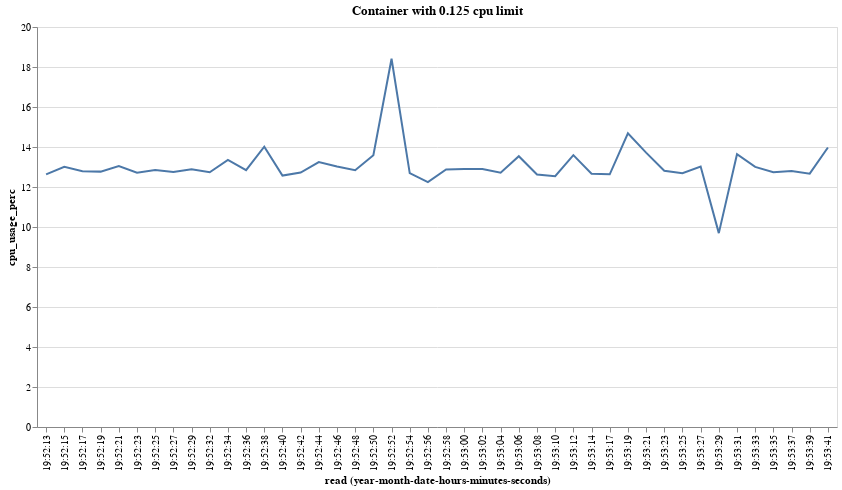

Write notebook code for a chart like this one.
### Code cell
cmd = "docker run --name stress_app --cpus 0.125 --rm progrium/stress -c 8 -t 90s".split(" ")
run_stress = subprocess.Popen(cmd, stdout=subprocess.PIPE)

session = requests_unixsocket.Session()
data = []

while run_stress.poll() != 0:
    r = session.get('http+unix://%2Fvar%2Frun%2Fdocker.sock/containers/stress_app/stats?stream=false')
    if r.status_code == 200:
        try:
            data.append(r.json())
        except:
            pass

data = [_ for _ in data if _["read"] != "0001-01-01T00:00:00Z"]
generate_chart((data, 0.125))

### Figure 1 — Vega-Lite specification as saved in the notebook (floating-point values rounded to 4 significant figures)
{"$schema": "https://vega.github.io/schema/vega-lite/v4.17.0.json", "config": {"view": {"continuousHeight": 300, "continuousWidth": 400}}, "data": {"name": "data-005a1f6a3fb6657384bb674fbd76e399"}, "datasets": {"data-005a1f6a3fb6657384bb674fbd76e399": [{"cpu_delta": 124709000, "cpu_stats.cpu_usage.total_usage": 222125000, "cpu_stats.online_cpus": 4, "cpu_stats.system_cpu_usage": 4037988270000000, "cpu_usage_perc": 12.63, "precpu_stats.cpu_usage.total_usage": 97416000, "precpu_stats.system_cpu_usage": 4037984320000000, "read": "2022-11-08T19:52:13.648515791", "system_cpu_delta": 3950000000}, {"cpu_delta": 127529000, "cpu_stats.cpu_usage.total_usage": 474184000, "cpu_stats.online_cpus": 4, "cpu_stats.system_cpu_usage": 4037996140000000, "cpu_usage_perc": 13.01, "precpu_stats.cpu_usage.total_usage": 346655000, "precpu_stats.system_cpu_usage": 4037992220000000, "read": "2022-11-08T19:52:15.672321373", "system_cpu_delta": 3920000000}, {"cpu_delta": 125992000, "cpu_stats.cpu_usage.total_usage": 734713000, "cpu_stats.online_cpus": 4, "cpu_stats.system_cpu_usage": 4038004000000000, "cpu_usage_perc": 12.79, "precpu_stats.cpu_usage.total_usage": 608721000, "precpu_stats.system_cpu_usage": 4038000060000000, "read": "2022-11-08T19:52:17.704339839", "system_cpu_delta": 3940000000}, {"cpu_delta": 124816000, "cpu_stats.cpu_usage.total_usage": 984108000, "cpu_stats.online_cpus": 4, "cpu_stats.system_cpu_usage": 4038011790000000, "cpu_usage_perc": 12.77, "precpu_stats.cpu_usage.total_usage": 859292000, "precpu_stats.system_cpu_usage": 4038007880000000, "read": "2022-11-08T19:52:19.729349537", "system_cpu_delta": 3910000000}, {"cpu_delta": 137000000, "cpu_stats.cpu_usage.total_usage": 1246640000, "cpu_stats.online_cpus": 4, "cpu_stats.system_cpu_usage": 4038019880000000, "cpu_usage_perc": 13.05, "precpu_stats.cpu_usage.total_usage": 1109640000, "precpu_stats.system_cpu_usage": 4038015680000000, "read": "2022-11-08T19:52:21.846691389", "system_cpu_delta": 4200000000}, {"cpu_delta": 126461000, "cpu_stats.cpu_usage.total_usage": 1497489000, "cpu_stats.online_cpus": 4, "cpu_stats.system_cpu_usage": 4038027710000000, "cpu_usage_perc": 12.71, "precpu_stats.cpu_usage.total_usage": 1371028000, "precpu_stats.system_cpu_usage": 4038023730000000, "read": "2022-11-08T19:52:23.882794628", "system_cpu_delta": 3980000000}, {"cpu_delta": 124985000, "cpu_stats.cpu_usage.total_usage": 1758209000, "cpu_stats.online_cpus": 4, "cpu_stats.system_cpu_usage": 4038035480000000, "cpu_usage_perc": 12.85, "precpu_stats.cpu_usage.total_usage": 1633224000, "precpu_stats.system_cpu_usage": 4038031590000000, "read": "2022-11-08T19:52:25.909210079", "system_cpu_delta": 3890000000}, {"cpu_delta": 124961000, "cpu_stats.cpu_usage.total_usage": 2010729000, "cpu_stats.online_cpus": 4, "cpu_stats.system_cpu_usage": 4038043280000000, "cpu_usage_perc": 12.75, "precpu_stats.cpu_usage.total_usage": 1885768000, "precpu_stats.system_cpu_usage": 4038039360000000, "read": "2022-11-08T19:52:27.953445473", "system_cpu_delta": 3920000000}, {"cpu_delta": 126641000, "cpu_stats.cpu_usage.total_usage": 2260530000, "cpu_stats.online_cpus": 4, "cpu_stats.system_cpu_usage": 4038051060000000, "cpu_usage_perc": 12.89, "precpu_stats.cpu_usage.total_usage": 2133889000, "precpu_stats.system_cpu_usage": 4038047130000000, "read": "2022-11-08T19:52:29.982543170", "system_cpu_delta": 3930000000}, {"cpu_delta": 127053000, "cpu_stats.cpu_usage.total_usage": 2522702000, "cpu_stats.online_cpus": 4, "cpu_stats.system_cpu_usage": 4038058970000000, "cpu_usage_perc": 12.74, "precpu_stats.cpu_usage.total_usage": 2395649000, "precpu_stats.system_cpu_usage": 4038054980000000, "read": "2022-11-08T19:52:32.046142537", "system_cpu_delta": 3990000000}, {"cpu_delta": 136229000, "cpu_stats.cpu_usage.total_usage": 2783393000, "cpu_stats.online_cpus": 4, "cpu_stats.system_cpu_usage": 4038066930000000, "cpu_usage_perc": 13.36, "precpu_stats.cpu_usage.total_usage": 2647164000, "precpu_stats.system_cpu_usage": 4038062850000000, "read": "2022-11-08T19:52:34.123498754", "system_cpu_delta": 4080000000}, {"cpu_delta": 125499000, "cpu_stats.cpu_usage.total_usage": 3034337000, "cpu_stats.online_cpus": 4, "cpu_stats.system_cpu_usage": 4038074800000000, "cpu_usage_perc": 12.84, "precpu_stats.cpu_usage.total_usage": 2908838000, "precpu_stats.system_cpu_usage": 4038070890000000, "read": "2022-11-08T19:52:36.155254383", "system_cpu_delta": 3910000000}, {"cpu_delta": 139131000, "cpu_stats.cpu_usage.total_usage": 3297091000, "cpu_stats.online_cpus": 4, "cpu_stats.system_cpu_usage": 4038082710000000, "cpu_usage_perc": 14.02, "precpu_stats.cpu_usage.total_usage": 3157960000, "precpu_stats.system_cpu_usage": 4038078740000000, "read": "2022-11-08T19:52:38.195361081", "system_cpu_delta": 3970000000}, {"cpu_delta": 123517000, "cpu_stats.cpu_usage.total_usage": 3550737000, "cpu_stats.online_cpus": 4, "cpu_stats.system_cpu_usage": 4038090530000000, "cpu_usage_perc": 12.57, "precpu_stats.cpu_usage.total_usage": 3427220000, "precpu_stats.system_cpu_usage": 4038086600000000, "read": "2022-11-08T19:52:40.212576973", "system_cpu_delta": 3930000000}, {"cpu_delta": 124024000, "cpu_stats.cpu_usage.total_usage": 3796640000, "cpu_stats.online_cpus": 4, "cpu_stats.system_cpu_usage": 4038098360000000, "cpu_usage_perc": 12.72, "precpu_stats.cpu_usage.total_usage": 3672616000, "precpu_stats.system_cpu_usage": 4038094460000000, "read": "2022-11-08T19:52:42.241823103", "system_cpu_delta": 3900000000}, {"cpu_delta": 129172000, "cpu_stats.cpu_usage.total_usage": 4063669000, "cpu_stats.online_cpus": 4, "cpu_stats.system_cpu_usage": 4038106190000000, "cpu_usage_perc": 13.25, "precpu_stats.cpu_usage.total_usage": 3934497000, "precpu_stats.system_cpu_usage": 4038102290000000, "read": "2022-11-08T19:52:44.293363477", "system_cpu_delta": 3900000000}, {"cpu_delta": 126334000, "cpu_stats.cpu_usage.total_usage": 4322809000, "cpu_stats.online_cpus": 4, "cpu_stats.system_cpu_usage": 4038114220000000, "cpu_usage_perc": 13.02, "precpu_stats.cpu_usage.total_usage": 4196475000, "precpu_stats.system_cpu_usage": 4038110340000000, "read": "2022-11-08T19:52:46.395898879", "system_cpu_delta": 3880000000}, {"cpu_delta": 126432000, "cpu_stats.cpu_usage.total_usage": 4572859000, "cpu_stats.online_cpus": 4, "cpu_stats.system_cpu_usage": 4038122050000000, "cpu_usage_perc": 12.84, "precpu_stats.cpu_usage.total_usage": 4446427000, "precpu_stats.system_cpu_usage": 4038118110000000, "read": "2022-11-08T19:52:48.424847900", "system_cpu_delta": 3940000000}, {"cpu_delta": 133498000, "cpu_stats.cpu_usage.total_usage": 4829406000, "cpu_stats.online_cpus": 4, "cpu_stats.system_cpu_usage": 4038129910000000, "cpu_usage_perc": 13.59, "precpu_stats.cpu_usage.total_usage": 4695908000, "precpu_stats.system_cpu_usage": 4038125980000000, "read": "2022-11-08T19:52:50.465247215", "system_cpu_delta": 3930000000}, {"cpu_delta": 179067000, "cpu_stats.cpu_usage.total_usage": 5138672000, "cpu_stats.online_cpus": 4, "cpu_stats.system_cpu_usage": 4038137710000000, "cpu_usage_perc": 18.41, "precpu_stats.cpu_usage.total_usage": 4959605000, "precpu_stats.system_cpu_usage": 4038133820000000, "read": "2022-11-08T19:52:52.497634579", "system_cpu_delta": 3890000000}, {"cpu_delta": 125341000, "cpu_stats.cpu_usage.total_usage": 5335185000, "cpu_stats.online_cpus": 4, "cpu_stats.system_cpu_usage": 4038145630000000, "cpu_usage_perc": 12.69, "precpu_stats.cpu_usage.total_usage": 5209844000, "precpu_stats.system_cpu_usage": 4038141680000000, "read": "2022-11-08T19:52:54.545143450", "system_cpu_delta": 3950000000}, {"cpu_delta": 123648000, "cpu_stats.cpu_usage.total_usage": 5597019000, "cpu_stats.online_cpus": 4, "cpu_stats.system_cpu_usage": 4038153770000000, "cpu_usage_perc": 12.24, "precpu_stats.cpu_usage.total_usage": 5473371000, "precpu_stats.system_cpu_usage": 4038149730000000, "read": "2022-11-08T19:52:56.650551006", "system_cpu_delta": 4040000000}, {"cpu_delta": 125520000, "cpu_stats.cpu_usage.total_usage": 5859905000, "cpu_stats.online_cpus": 4, "cpu_stats.system_cpu_usage": 4038161590000000, "cpu_usage_perc": 12.87, "precpu_stats.cpu_usage.total_usage": 5734385000, "precpu_stats.system_cpu_usage": 4038157690000000, "read": "2022-11-08T19:52:58.681782852", "system_cpu_delta": 3900000000}, {"cpu_delta": 125105000, "cpu_stats.cpu_usage.total_usage": 6108788000, "cpu_stats.online_cpus": 4, "cpu_stats.system_cpu_usage": 4038169400000000, "cpu_usage_perc": 12.9, "precpu_stats.cpu_usage.total_usage": 5983683000, "precpu_stats.system_cpu_usage": 4038165520000000, "read": "2022-11-08T19:53:00.707809908", "system_cpu_delta": 3880000000}, {"cpu_delta": 126095000, "cpu_stats.cpu_usage.total_usage": 6361109000, "cpu_stats.online_cpus": 4, "cpu_stats.system_cpu_usage": 4038177260000000, "cpu_usage_perc": 12.9, "precpu_stats.cpu_usage.total_usage": 6235014000, "precpu_stats.system_cpu_usage": 4038173350000000, "read": "2022-11-08T19:53:02.745752567", "system_cpu_delta": 3910000000}, {"cpu_delta": 124924000, "cpu_stats.cpu_usage.total_usage": 6621283000, "cpu_stats.online_cpus": 4, "cpu_stats.system_cpu_usage": 4038185170000000, "cpu_usage_perc": 12.71, "precpu_stats.cpu_usage.total_usage": 6496359000, "precpu_stats.system_cpu_usage": 4038181240000000, "read": "2022-11-08T19:53:04.778332497", "system_cpu_delta": 3930000000}, {"cpu_delta": 137776000, "cpu_stats.cpu_usage.total_usage": 6883962000, "cpu_stats.online_cpus": 4, "cpu_stats.system_cpu_usage": 4038193180000000, "cpu_usage_perc": 13.54, "precpu_stats.cpu_usage.total_usage": 6746186000, "precpu_stats.system_cpu_usage": 4038189110000000, "read": "2022-11-08T19:53:06.875380750", "system_cpu_delta": 4070000000}, {"cpu_delta": 123389000, "cpu_stats.cpu_usage.total_usage": 7135205000, "cpu_stats.online_cpus": 4, "cpu_stats.system_cpu_usage": 4038201060000000, "cpu_usage_perc": 12.62, "precpu_stats.cpu_usage.total_usage": 7011816000, "precpu_stats.system_cpu_usage": 4038197150000000, "read": "2022-11-08T19:53:08.923143695", "system_cpu_delta": 3910000000}, {"cpu_delta": 123240000, "cpu_stats.cpu_usage.total_usage": 7382896000, "cpu_stats.online_cpus": 4, "cpu_stats.system_cpu_usage": 4038208940000000, "cpu_usage_perc": 12.54, "precpu_stats.cpu_usage.total_usage": 7259656000, "precpu_stats.system_cpu_usage": 4038205010000000, "read": "2022-11-08T19:53:10.959155853", "system_cpu_delta": 3930000000}, {"cpu_delta": 131188000, "cpu_stats.cpu_usage.total_usage": 7652640000, "cpu_stats.online_cpus": 4, "cpu_stats.system_cpu_usage": 4038216710000000, "cpu_usage_perc": 13.59, "precpu_stats.cpu_usage.total_usage": 7521452000, "precpu_stats.system_cpu_usage": 4038212850000000, "read": "2022-11-08T19:53:12.973255108", "system_cpu_delta": 3860000000}, {"cpu_delta": 125402000, "cpu_stats.cpu_usage.total_usage": 7897648000, "cpu_stats.online_cpus": 4, "cpu_stats.system_cpu_usage": 4038224550000000, "cpu_usage_perc": 12.67, "precpu_stats.cpu_usage.total_usage": 7772246000, "precpu_stats.system_cpu_usage": 4038220590000000, "read": "2022-11-08T19:53:14.997100406", "system_cpu_delta": 3960000000}, {"cpu_delta": 123814000, "cpu_stats.cpu_usage.total_usage": 8148024000, "cpu_stats.online_cpus": 4, "cpu_stats.system_cpu_usage": 4038232360000000, "cpu_usage_perc": 12.63, "precpu_stats.cpu_usage.total_usage": 8024210000, "precpu_stats.system_cpu_usage": 4038228440000000, "read": "2022-11-08T19:53:17.033083909", "system_cpu_delta": 3920000000}, {"cpu_delta": 145013000, "cpu_stats.cpu_usage.total_usage": 8429468000, "cpu_stats.online_cpus": 4, "cpu_stats.system_cpu_usage": 4038240400000000, "cpu_usage_perc": 14.68, "precpu_stats.cpu_usage.total_usage": 8284455000, "precpu_stats.system_cpu_usage": 4038236450000000, "read": "2022-11-08T19:53:19.133114551", "system_cpu_delta": 3950000000}, {"cpu_delta": 135121000, "cpu_stats.cpu_usage.total_usage": 8675763000, "cpu_stats.online_cpus": 4, "cpu_stats.system_cpu_usage": 4038248250000000, "cpu_usage_perc": 13.72, "precpu_stats.cpu_usage.total_usage": 8540642000, "precpu_stats.system_cpu_usage": 4038244310000000, "read": "2022-11-08T19:53:21.159909832", "system_cpu_delta": 3940000000}, {"cpu_delta": 126853000, "cpu_stats.cpu_usage.total_usage": 8922385000, "cpu_stats.online_cpus": 4, "cpu_stats.system_cpu_usage": 4038256110000000, "cpu_usage_perc": 12.81, "precpu_stats.cpu_usage.total_usage": 8795532000, "precpu_stats.system_cpu_usage": 4038252150000000, "read": "2022-11-08T19:53:23.185467059", "system_cpu_delta": 3960000000}, {"cpu_delta": 124714000, "cpu_stats.cpu_usage.total_usage": 9171516000, "cpu_stats.online_cpus": 4, "cpu_stats.system_cpu_usage": 4038263950000000, "cpu_usage_perc": 12.69, "precpu_stats.cpu_usage.total_usage": 9046802000, "precpu_stats.system_cpu_usage": 4038260020000000, "read": "2022-11-08T19:53:25.202748949", "system_cpu_delta": 3930000000}, {"cpu_delta": 126366000, "cpu_stats.cpu_usage.total_usage": 9423812000, "cpu_stats.online_cpus": 4, "cpu_stats.system_cpu_usage": 4038271700000000, "cpu_usage_perc": 13.03, "precpu_stats.cpu_usage.total_usage": 9297446000, "precpu_stats.system_cpu_usage": 4038267820000000, "read": "2022-11-08T19:53:27.231031532", "system_cpu_delta": 3880000000}, {"cpu_delta": 96699000, "cpu_stats.cpu_usage.total_usage": 9696990000, "cpu_stats.online_cpus": 4, "cpu_stats.system_cpu_usage": 4038279610000000, "cpu_usage_perc": 9.694, "precpu_stats.cpu_usage.total_usage": 9600291000, "precpu_stats.system_cpu_usage": 4038275620000000, "read": "2022-11-08T19:53:29.359173724", "system_cpu_delta": 3990000000}, {"cpu_delta": 139438000, "cpu_stats.cpu_usage.total_usage": 9961879000, "cpu_stats.online_cpus": 4, "cpu_stats.system_cpu_usage": 4038287690000000, "cpu_usage_perc": 13.64, "precpu_stats.cpu_usage.total_usage": 9822441000, "precpu_stats.system_cpu_usage": 4038283600000000, "read": "2022-11-08T19:53:31.467682796", "system_cpu_delta": 4090000000}, {"cpu_delta": 126138000, "cpu_stats.cpu_usage.total_usage": 10210016000, "cpu_stats.online_cpus": 4, "cpu_stats.system_cpu_usage": 4038295510000000, "cpu_usage_perc": 13.0, "precpu_stats.cpu_usage.total_usage": 10083878000, "precpu_stats.system_cpu_usage": 4038291630000000, "read": "2022-11-08T19:53:33.496480948", "system_cpu_delta": 3880000000}, {"cpu_delta": 125163000, "cpu_stats.cpu_usage.total_usage": 10460432000, "cpu_stats.online_cpus": 4, "cpu_stats.system_cpu_usage": 4038303370000000, "cpu_usage_perc": 12.74, "precpu_stats.cpu_usage.total_usage": 10335269000, "precpu_stats.system_cpu_usage": 4038299440000000, "read": "2022-11-08T19:53:35.536523535", "system_cpu_delta": 3930000000}, {"cpu_delta": 124193000, "cpu_stats.cpu_usage.total_usage": 10721845000, "cpu_stats.online_cpus": 4, "cpu_stats.system_cpu_usage": 4038311180000000, "cpu_usage_perc": 12.8, "precpu_stats.cpu_usage.total_usage": 10597652000, "precpu_stats.system_cpu_usage": 4038307300000000, "read": "2022-11-08T19:53:37.566524954", "system_cpu_delta": 3880000000}, {"cpu_delta": 123817000, "cpu_stats.cpu_usage.total_usage": 10971003000, "cpu_stats.online_cpus": 4, "cpu_stats.system_cpu_usage": 4038319010000000, "cpu_usage_perc": 12.67, "precpu_stats.cpu_usage.total_usage": 10847186000, "precpu_stats.system_cpu_usage": 4038315100000000, "read": "2022-11-08T19:53:39.605792385", "system_cpu_delta": 3910000000}, {"cpu_delta": 138377000, "cpu_stats.cpu_usage.total_usage": 11235181000, "cpu_stats.online_cpus": 4, "cpu_stats.system_cpu_usage": 4038326850000000, "cpu_usage_perc": 13.98, "precpu_stats.cpu_usage.total_usage": 11096804000, "precpu_stats.system_cpu_usage": 4038322890000000, "read": "2022-11-08T19:53:41.658562224", "system_cpu_delta": 3960000000}]}, "encoding": {"x": {"axis": {"format": "%H:%M:%S", "labelAngle": -90}, "field": "read", "timeUnit": "yearmonthdatehoursminutesseconds", "type": "ordinal"}, "y": {"field": "cpu_usage_perc", "type": "quantitative"}}, "height": 400, "mark": "line", "title": "Container with 0.125 cpu limit", "width": 800}
